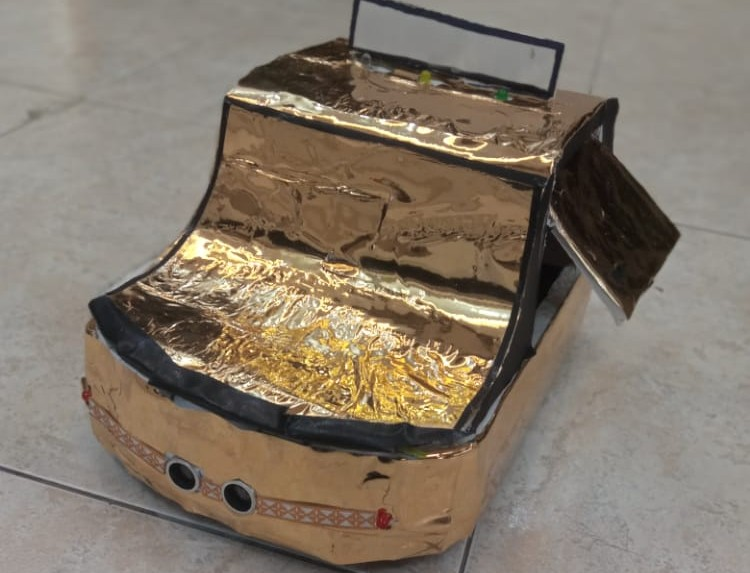
#> input picture images/car.png, 750 x 573 px
$ python -i colorchecher.py   (imports and definitions only)
#> lines starting #> are read from the running program, lines starting #| are printed output that depends on the picture; after the words box and inside, x2 and y2 are one past the last pixel; in counts of white or black regions, pixels touching at a corner belong together
#> further down, picture is the input picture: shape (573, 750, 3); mean B, G, R 106.3, 120.4, 131.9
# Python program to identify
#color in images

# Importing the libraries OpenCV and numpy
import cv2
import numpy as np


def jb(img):
    b = 0

    hsv = cv2.cvtColor(img, cv2.COLOR_BGR2HSV)
#> hsv: shape (573, 750, 3); mean H, S, V 22.6, 52.6, 132.1

    # Defining lower and upper bound HSV values
    lower = np.array([-10, 100, 100])
    upper = np.array([10, 255, 255])

    # Defining mask for detecting color
    mask = cv2.inRange(hsv, lower, upper)
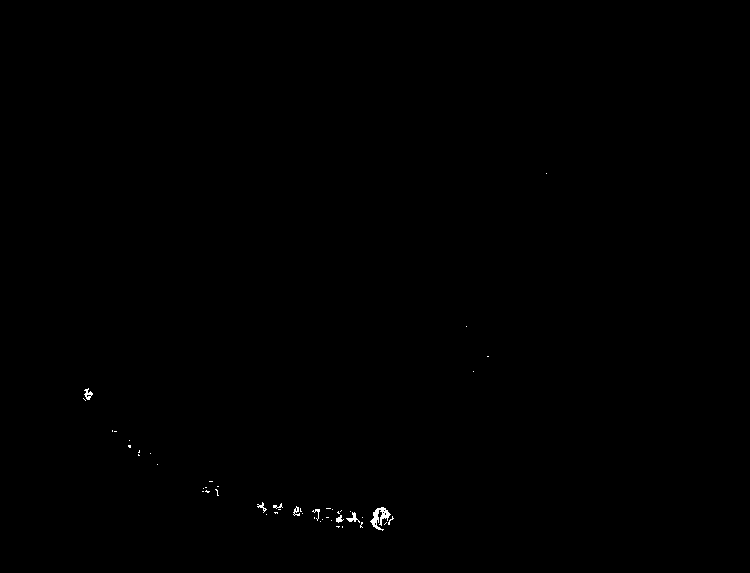
#> mask: shape (573, 750); 0.14% white in thin lines or dots, all inside (x1, y1, x2, y2) = (83, 173, 547, 531)
    mask =cv2.resize(mask, (50,50))
#> mask: shape (50, 50)
    for m in mask:
        for v in m:
            if v==255:
                b+=1
            if b == 10:
                return True
#> this loop made 50 passes
#> after the loop, b = 2
    return False


# Display Image and Mask


# Make python sleep for unlimited time
# [1 line not run here, left out]

>>> import cv2
>>> picture = cv2.imread('images/car.png')
>>> result = jb(picture)
#> result = False
